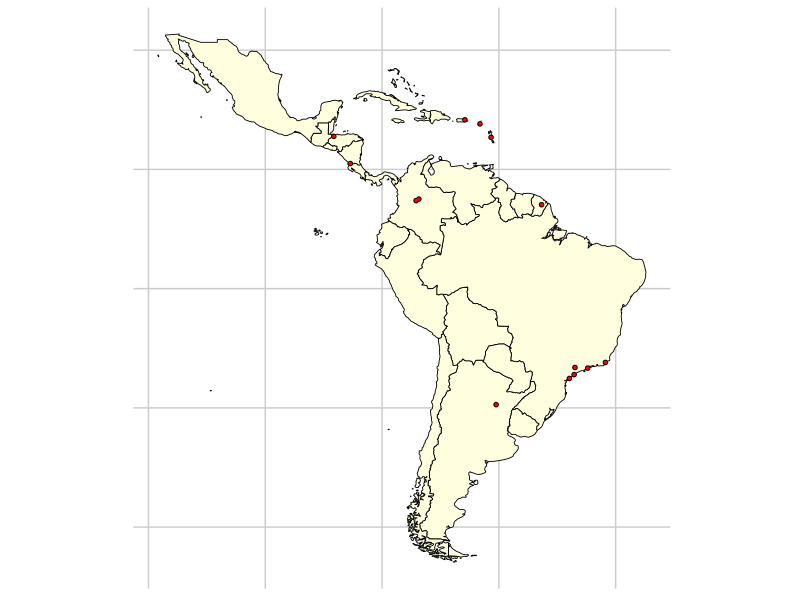

R code for this plot:

# clear the environment ---------------------------------------------------

rm(list=ls(all=TRUE))


# load packages -----------------------------------------------------------

# to draw maps
library(ggplot2)

# load file ---------------------------------------------------------------

sites <- readxl::read_excel("BWG Map/site coordinates.xlsx")


# draw map ----------------------------------------------------------------

# draw map borders
map_borders <- borders("world", 
                       regions = c("Brazil", "Uruguay", "Argentina", 
                                   "French Guiana", "Suriname", "Colombia", 
                                   "Venezuela","Bolivia", "Ecuador", "Chile", 
                                   "Paraguay", "Peru", "Guyana", "Panama", 
                                   "Costa Rica", "Nicaragua", "Honduras", 
                                   "El Salvador", "Belize", "Guatemala", 
                                   "Mexico", "Trinidad and Tobago", "Caribe", 
                                   "Puerto Rico", "Dominican Republic", "Haiti",
                                   "Jamaica", "Cuba", "Bahamas", "Antiles",
                                   "Dominica", "Saba", "Trinidad", "Guadeloupe",
                                   "Martinique", "Saint Martin",
                                   "Saint Barthélemy"), 
                fill = "lightyellow", colour = "black", size = 0.3)

# but it into ggplot
bwg_map <- ggplot() + 
  map_borders + 
  theme_bw() + 
  xlab("Longitude") + 
  ylab("Latitude") + 
  theme(panel.border = element_blank(), 
        panel.background = element_rect(colour = "NA", fill = "NA"),
        panel.grid.major = element_line(colour = "grey80"), 
        panel.grid.minor = element_blank(),
        axis.title = element_text(size = 9, colour = "black"),
        axis.text = element_text(size = 8, colour = "black"))

# add site coordinates

bwg_map <- bwg_map + 
  geom_point(mapping = aes(x = longitude, y = latitude), data = sites, 
             shape = 20, colour = "black", size = 2) + 
  geom_point(mapping = aes(x = longitude, y = latitude), data = sites, 
             colour = "red", shape = 20, size = 1) +
  theme(axis.ticks = element_blank(),
        axis.text  = element_blank()) +
  scale_x_continuous(name = NULL, breaks = seq(-180, 0, 20)) +
  scale_y_continuous(name = NULL, breaks = seq(-90, 90, 20)) +
  coord_quickmap()

# save map ----------------------------------------------------------------

bwg_map

# ggsave(filename = "BWG Map/bwg_map.jpeg", plot = bwg_map,
       # width = 250, height = 300, units = "mm", dpi = 300)
